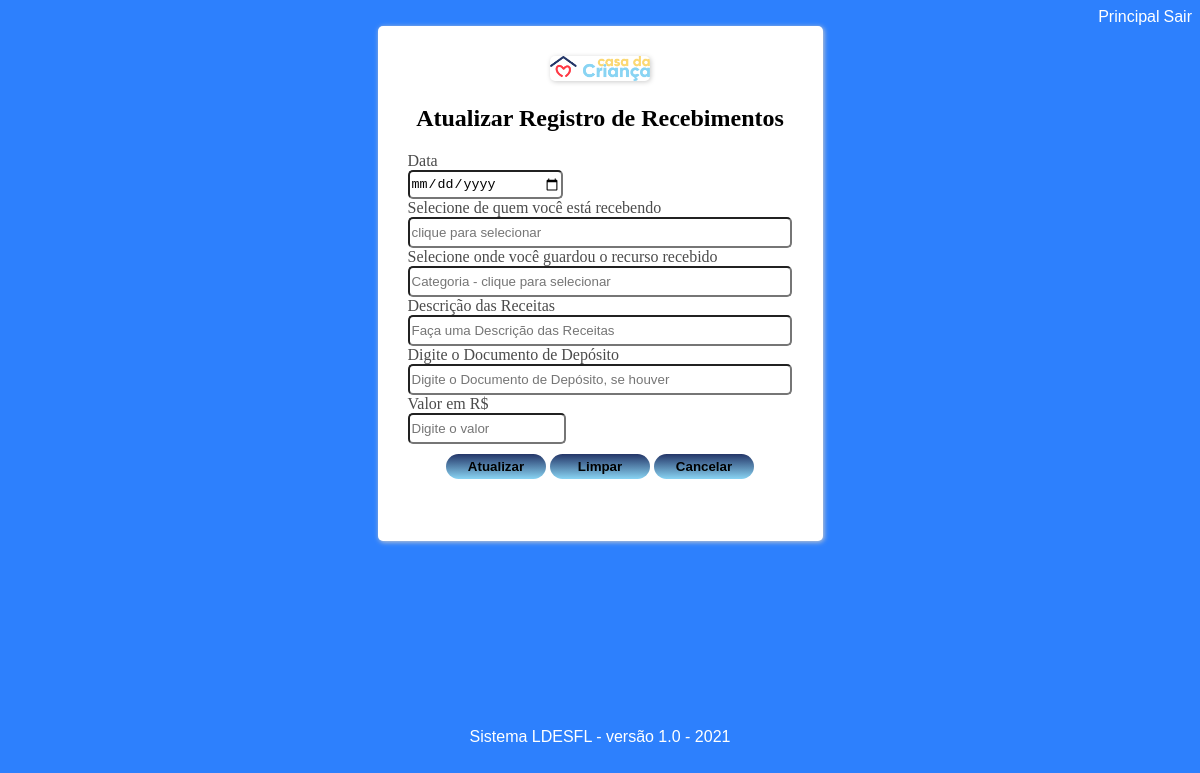
Page /atualizar2/45 (signed in) on the earlier database version.
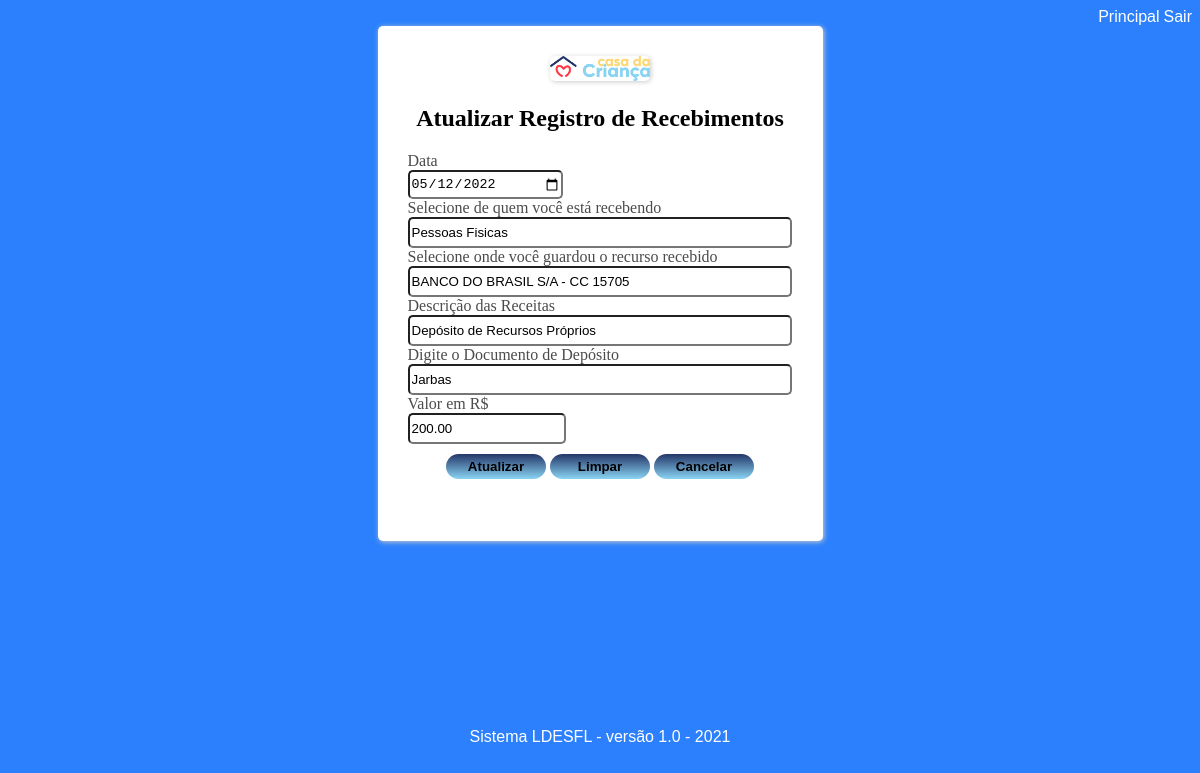
Same page on the later database version.
### models.py (models this page shows)
class Dados2(UserMixin, db.Model):  # tabela recebimentos
    id = db.Column(db.Integer, primary_key=True, autoincrement=True)
    data = db.Column(db.String)
    conta_devedora = db.Column(db.String)
    conta_credora = db.Column(db.String)
    historico = db.Column(db.String)
    doc_deposito = db.Column(db.String)
    valor = db.Column(db.String)

### main.py (the view, shortened to what this page needs)
@main.route("/atualizar2/<int:id>", methods=['GET', 'POST'])
@login_required
def atualizar2(id):
    dados2 = Dados2.query.filter_by(id=id).first()
    return render_template('atualizar2.html', dados2=dados2)

### __init__.py (called while the page is built)
def create_app():
    app = Flask(__name__)
    app.config['SECRET_KEY'] = '9OLWxND4o83j4K4iuopO'
    app.config['SQLALCHEMY_DATABASE_URI'] = 'sqlite:///diario.db'
    db.init_app(app)
    login_manager = LoginManager()
    login_manager.login_view = 'auth.login'
    login_manager.init_app(app)
    from .models import User
    @login_manager.user_loader
    def load_user(user_id):
        return User.query.get(int(user_id))
    from .auth import auth as auth_blueprint
    app.register_blueprint(auth_blueprint)
    from .main import main as main_blueprint
    app.register_blueprint(main_blueprint)
    return app

### templates/atualizar2.html (shortened to what this page needs)
{% extends "base2.html" %}
{% block content %}
<!DOCTYPE html>
<html lang="pt-br">
<head>
    <link rel="stylesheet" href="../static/css/style.css">
    <link rel="stylesheet" href="https://use.fontawesome.com/releases/v5.8.2/css/all.css"
>
</head>
<body>
  <form class="form" method="POST" action="" style="width: 445px;">
      <div class="tlaregistro" style="height: 455px;">
          <div style="text-align: center;">
            <a href="https://www.casadacriancaitaporanga.com.br/" target="_blank">
              <img class="imglogos" src="../static/img/logo.png" alt=""></a>
            <h2 style="color: black;">Atualizar Registro de Recebimentos</h2>
          </div>
          <div class="tlaregistro-grupo" style="text-align: left;">
              <label autofocus>Data</label>
              <input type="date" name="data" value="{{dados2.data}}" style="width: 150px;" required="">
          </div>
          <div class="tlaregistro-grupo" style="text-align: left;">
            <label>Selecione de quem você está recebendo</label>
            <input type="text" list="pagador" name="conta_credora" value="{{dados2.conta_credora}}" minlength="5"
                   maxlength="30" placeholder="clique para selecionar"
                   style="width: 376px;" required="">
          </div>
          <div class="tlaregistro-grupo" style="text-align: left;">
            <label>Selecione onde você guardou o recurso recebido</label>
            <input type="text" list="recebedor" name="conta_devedora" value="{{dados2.conta_devedora}}" minlength="5"
                   maxlength="30" placeholder="Categoria - clique para selecionar"
                   style="width: 376px;" required="">
          </div>
          <div class="tlaregistro-grupo" style="text-align: left;">
            <label>Descrição das Receitas</label>
            <input list="historico" name="historico" value="{{dados2.historico}}" minlength="5"
                   maxlength="30" style="width: 376px;"
                   placeholder="Faça uma Descrição das Receitas" required="">
          </div>
          <div class="tlaregistro-grupo" style="text-align: left;">
            <label>Digite o Documento de Depósito</label>
            <input type="text" name="doc_deposito" value="{{dados2.doc_deposito}}" minlength="5"
                   maxlength="30" placeholder="Digite o Documento de Depósito, se houver"
                   style="width: 376px;">
          </div>
          <div class="tlaregistro-grupo" style="text-align: left;">
            <label>Valor em R$</label>
            <input type="value" name="valor" value="{{dados2.valor}}" style="width: 150px;"
                   placeholder="Digite o valor" required="">
          </div>
          <div class="card-group btn" style="padding: 10px;">
              {% if current_user.is_authenticated %}
              <button type="submit" style=" width: 100px"><b>Atualizar</b></button>
              <button type="reset" style=" width: 100px"><b>Limpar</b></button>
              <button type="button" value='Voltar' onclick='history.go(-1)' style=" width: 100px; color: black;">
                <b>Cancelar</b></button>
              {% endif %}
          </div>
      </div>
    </form>
</body>
</html>
{% endblock %}

### templates/base2.html (shortened to what this page needs)
<!DOCTYPE html>
<html>
<head>
    <link rel="stylesheet" href="../static/css/style.css">
</head>
<body>
    <section class="basenavbar">
    <nav class="navbar">
        <div style="text-align: right;">
            {% if current_user.is_authenticated %}
            <a href="{{ url_for('main.profile') }}" style="font-family:arial; color: #fff;">Principal</a>
            {% endif %}
            {% if current_user.is_authenticated %}
            <a href="{{ url_for('auth.logout') }}" style="font-family:arial; color: #fff;">Sair</a>
            {% endif %}
        </div>
    </nav>
    <div>
        <div style="text-align: center;">
           {% block content %}
           {% endblock %}
        </div>
    </div>
    </section>
</body>
<footer style="text-align: center; font-family:arial; color: #fff;">Sistema LDESFL - versão 1.0 - 2021</footer>
</html>

### static/css/style.css (style rules this page uses)
section { min-height: 90vh; }
body { background-color: #267cfdf6; color: rgb(0, 0, 0); height: 100%; }
a { text-decoration: none; }
.basenavbar { align-items: stretch; flex-direction: column; justify-content: space-between; }
.navbar { align-items: stretch; position: relative; z-index: 30; }
.form { width: 400px; margin: auto; }
.card-group { margin-bottom: 10px; }
.card-group > button { background-image: linear-gradient(#243668, #89D4F3); width: 100%; border-radius: 15px; padding: 5px; color: black; border: 0px; outline: 0px; }
.imglogos { border-radius: 5px; height: auto; width: auto; max-width: 100px; max-height: 100px; box-shadow: 1px 1px 5px #ccc; }
.tlaregistro { box-shadow: 1px 1px 5px #ccc; background-color: white; padding: 30px; border-radius: 5px; }
.tlaregistro-grupo > label { width: 100%; color: rgb(75, 75, 75); display: block; }
.tlaregistro-grupo > input { border-radius: 5px; outline: 0; width: 100%; height: 25px; padding: 5p; }

Differences in the rows shown:
added Dados2: data "05/12/2022", conta_credora "Pessoas Fisicas", conta_devedora "BANCO DO BRASIL S/A - CC 15705", historico "Depósito de Recursos Próprios", doc_deposito "Jarbas", valor "200.00"
